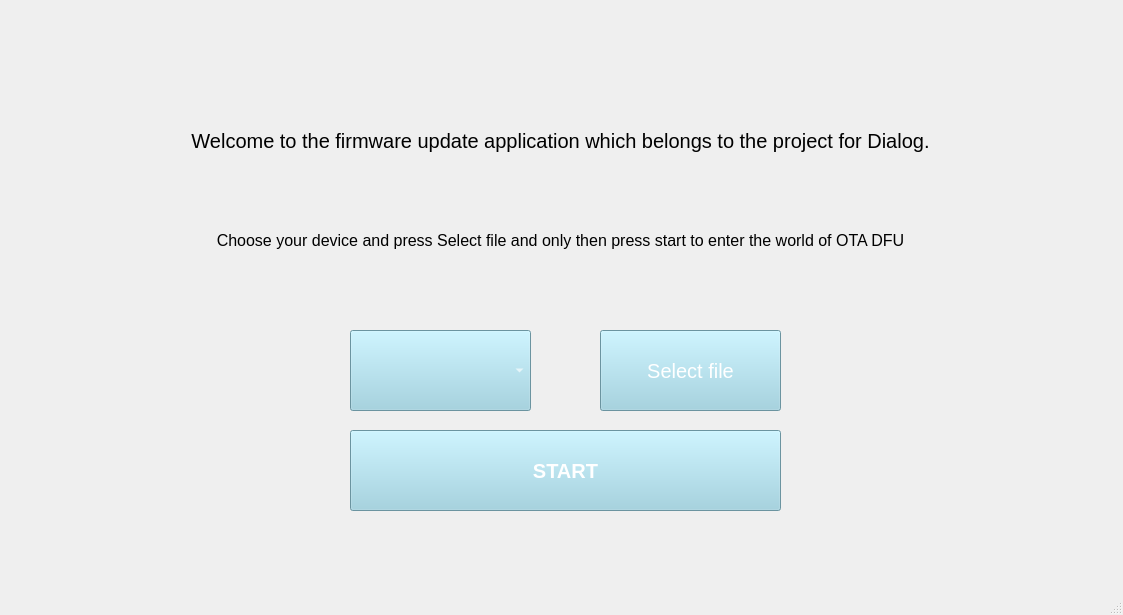
<?xml version="1.0" encoding="UTF-8"?>
<ui version="4.0">
 <class>MainWindow</class>
 <widget class="QMainWindow" name="MainWindow">
  <property name="geometry">
   <rect>
    <x>0</x>
    <y>0</y>
    <width>1123</width>
    <height>615</height>
   </rect>
  </property>
  <property name="windowTitle">
   <string>MainWindow</string>
  </property>
  <property name="styleSheet">
   <string notr="true">QPushButton{
background: #96cfe0; 
color: white	
}

QComboBox{
background: #96cfe0; 
color: white	
}</string>
  </property>
  <widget class="QWidget" name="centralwidget">
   <widget class="QLabel" name="label">
    <property name="geometry">
     <rect>
      <x>0</x>
      <y>90</y>
      <width>1121</width>
      <height>101</height>
     </rect>
    </property>
    <property name="font">
     <font>
      <pointsize>15</pointsize>
      <weight>50</weight>
      <bold>false</bold>
     </font>
    </property>
    <property name="text">
     <string>Welcome to the firmware update application which belongs to the project for Dialog.</string>
    </property>
    <property name="alignment">
     <set>Qt::AlignCenter</set>
    </property>
   </widget>
   <widget class="QLabel" name="label_2">
    <property name="geometry">
     <rect>
      <x>0</x>
      <y>190</y>
      <width>1121</width>
      <height>101</height>
     </rect>
    </property>
    <property name="font">
     <font>
      <pointsize>12</pointsize>
     </font>
    </property>
    <property name="text">
     <string>Choose your device and press Select file and only then press start to enter the world of OTA DFU</string>
    </property>
    <property name="alignment">
     <set>Qt::AlignCenter</set>
    </property>
   </widget>
   <widget class="QComboBox" name="comboBox">
    <property name="geometry">
     <rect>
      <x>350</x>
      <y>330</y>
      <width>181</width>
      <height>81</height>
     </rect>
    </property>
    <property name="font">
     <font>
      <pointsize>12</pointsize>
     </font>
    </property>
    <property name="mouseTracking">
     <bool>true</bool>
    </property>
    <property name="toolTipDuration">
     <number>0</number>
    </property>
    <property name="currentIndex">
     <number>-1</number>
    </property>
   </widget>
   <widget class="QPushButton" name="startButton">
    <property name="geometry">
     <rect>
      <x>350</x>
      <y>430</y>
      <width>431</width>
      <height>81</height>
     </rect>
    </property>
    <property name="font">
     <font>
      <pointsize>15</pointsize>
      <weight>75</weight>
      <bold>true</bold>
     </font>
    </property>
    <property name="text">
     <string>START</string>
    </property>
    <property name="autoDefault">
     <bool>false</bool>
    </property>
    <property name="default">
     <bool>false</bool>
    </property>
    <property name="flat">
     <bool>false</bool>
    </property>
   </widget>
   <widget class="QPushButton" name="SelectFileButton">
    <property name="geometry">
     <rect>
      <x>600</x>
      <y>330</y>
      <width>181</width>
      <height>81</height>
     </rect>
    </property>
    <property name="font">
     <font>
      <pointsize>15</pointsize>
      <weight>50</weight>
      <bold>false</bold>
     </font>
    </property>
    <property name="text">
     <string>Select file</string>
    </property>
   </widget>
   <widget class="QLabel" name="errorLbl">
    <property name="geometry">
     <rect>
      <x>20</x>
      <y>270</y>
      <width>1081</width>
      <height>41</height>
     </rect>
    </property>
    <property name="font">
     <font>
      <pointsize>17</pointsize>
      <weight>75</weight>
      <italic>false</italic>
      <bold>true</bold>
      <underline>true</underline>
      <strikeout>false</strikeout>
      <kerning>true</kerning>
     </font>
    </property>
    <property name="text">
     <string/>
    </property>
    <property name="alignment">
     <set>Qt::AlignCenter</set>
    </property>
   </widget>
  </widget>
  <widget class="QMenuBar" name="menubar">
   <property name="geometry">
    <rect>
     <x>0</x>
     <y>0</y>
     <width>1123</width>
     <height>25</height>
    </rect>
   </property>
  </widget>
  <widget class="QStatusBar" name="statusbar"/>
 </widget>
 <resources/>
 <connections/>
</ui>
